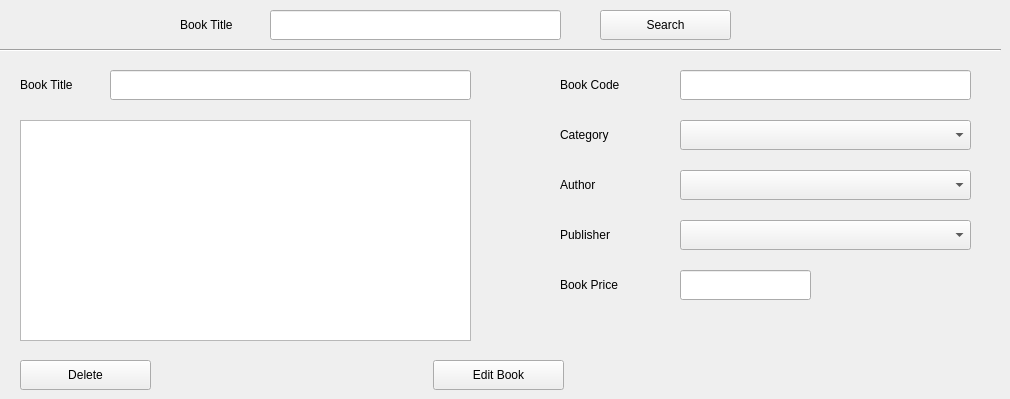
      <widget class="QWidget" name="Books_Edit_tab">
       <attribute name="title">
        <string>Edit</string>
       </attribute>
       <widget class="QLineEdit" name="Books_Edit_Search_input">
        <property name="geometry">
         <rect>
          <x>270</x>
          <y>10</y>
          <width>291</width>
          <height>30</height>
         </rect>
        </property>
       </widget>
       <widget class="QLabel" name="Books_Edit_Search_label">
        <property name="geometry">
         <rect>
          <x>180</x>
          <y>10</y>
          <width>91</width>
          <height>30</height>
         </rect>
        </property>
        <property name="text">
         <string>Book Title</string>
        </property>
       </widget>
       <widget class="QPushButton" name="Books_Edit_Search_btn">
        <property name="geometry">
         <rect>
          <x>600</x>
          <y>10</y>
          <width>131</width>
          <height>30</height>
         </rect>
        </property>
        <property name="text">
         <string>Search</string>
        </property>
       </widget>
       <widget class="Line" name="line">
        <property name="geometry">
         <rect>
          <x>0</x>
          <y>40</y>
          <width>1001</width>
          <height>20</height>
         </rect>
        </property>
        <property name="orientation">
         <enum>Qt::Horizontal</enum>
        </property>
       </widget>
       <widget class="QLineEdit" name="Books_Edit_Title_input">
        <property name="geometry">
         <rect>
          <x>110</x>
          <y>70</y>
          <width>361</width>
          <height>30</height>
         </rect>
        </property>
       </widget>
       <widget class="QPlainTextEdit" name="Books_Edit_Description_input">
        <property name="geometry">
         <rect>
          <x>20</x>
          <y>120</y>
          <width>451</width>
          <height>221</height>
         </rect>
        </property>
       </widget>
       <widget class="QLineEdit" name="Books_Edit_Code_input">
        <property name="geometry">
         <rect>
          <x>680</x>
          <y>70</y>
          <width>291</width>
          <height>30</height>
         </rect>
        </property>
       </widget>
       <widget class="QLabel" name="Books_Edit_Code_label">
        <property name="geometry">
         <rect>
          <x>560</x>
          <y>70</y>
          <width>121</width>
          <height>30</height>
         </rect>
        </property>
        <property name="text">
         <string>Book Code</string>
        </property>
       </widget>
       <widget class="QComboBox" name="Books_Edit_Publisher_select">
        <property name="geometry">
         <rect>
          <x>680</x>
          <y>220</y>
          <width>291</width>
          <height>30</height>
         </rect>
        </property>
       </widget>
       <widget class="QComboBox" name="Books_Edit_Category_select">
        <property name="geometry">
         <rect>
          <x>680</x>
          <y>120</y>
          <width>291</width>
          <height>30</height>
         </rect>
        </property>
       </widget>
       <widget class="QComboBox" name="Books_Edit_Author_select">
        <property name="geometry">
         <rect>
          <x>680</x>
          <y>170</y>
          <width>291</width>
          <height>30</height>
         </rect>
        </property>
       </widget>
       <widget class="QLabel" name="Books_Edit_Price_label">
        <property name="geometry">
         <rect>
          <x>560</x>
          <y>270</y>
          <width>121</width>
          <height>30</height>
         </rect>
        </property>
        <property name="text">
         <string>Book Price</string>
        </property>
       </widget>
       <widget class="QLabel" name="Books_Edit_Author_label">
        <property name="geometry">
         <rect>
          <x>560</x>
          <y>170</y>
          <width>121</width>
          <height>30</height>
         </rect>
        </property>
        <property name="text">
         <string>Author</string>
        </property>
       </widget>
       <widget class="QLabel" name="Books_Edit_Publisher_label">
        <property name="geometry">
         <rect>
          <x>560</x>
          <y>220</y>
          <width>121</width>
          <height>30</height>
         </rect>
        </property>
        <property name="text">
         <string>Publisher</string>
        </property>
       </widget>
       <widget class="QPushButton" name="Books_Edit_Edit_btn">
        <property name="geometry">
         <rect>
          <x>433</x>
          <y>360</y>
          <width>131</width>
          <height>30</height>
         </rect>
        </property>
        <property name="text">
         <string>Edit Book</string>
        </property>
       </widget>
       <widget class="QLabel" name="Books_Edit_Category_label">
        <property name="geometry">
         <rect>
          <x>560</x>
          <y>120</y>
          <width>121</width>
          <height>30</height>
         </rect>
        </property>
        <property name="text">
         <string>Category</string>
        </property>
       </widget>
       <widget class="QLineEdit" name="Books_Edit_Price_input">
        <property name="geometry">
         <rect>
          <x>680</x>
          <y>270</y>
          <width>131</width>
          <height>30</height>
         </rect>
        </property>
       </widget>
       <widget class="QLabel" name="Books_Edit_Title_label">
        <property name="geometry">
         <rect>
          <x>20</x>
          <y>70</y>
          <width>91</width>
          <height>30</height>
         </rect>
        </property>
        <property name="text">
         <string>Book Title</string>
        </property>
       </widget>
       <widget class="QPushButton" name="Books_Edit_Delete_btn">
        <property name="geometry">
         <rect>
          <x>20</x>
          <y>360</y>
          <width>131</width>
          <height>30</height>
         </rect>
        </property>
        <property name="text">
         <string>Delete</string>
        </property>
       </widget>
      </widget>
